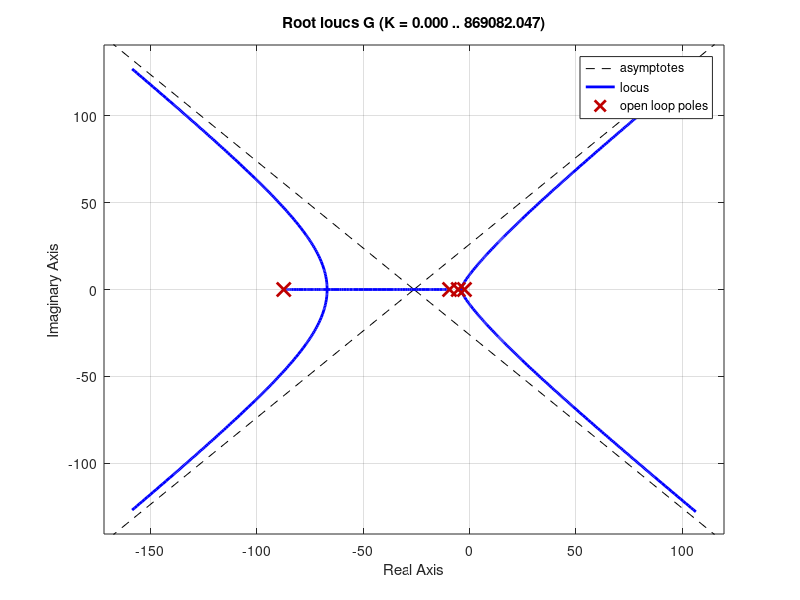
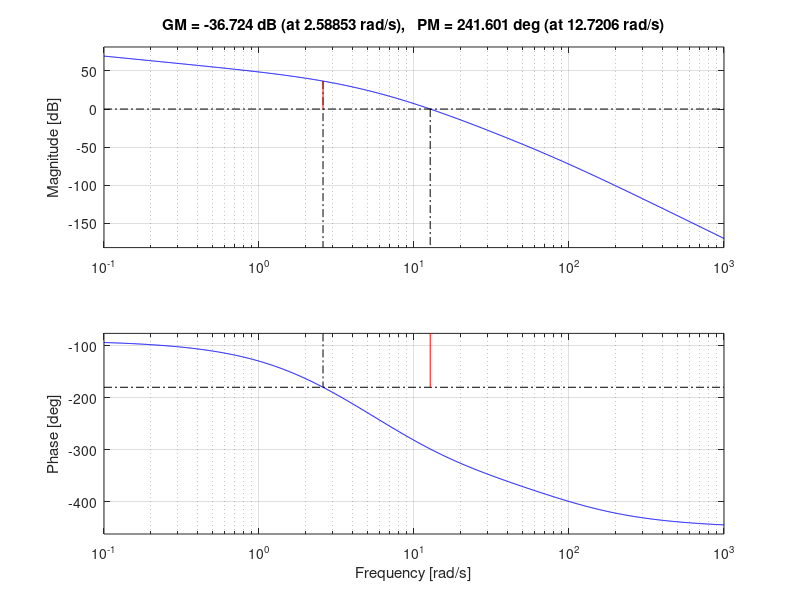
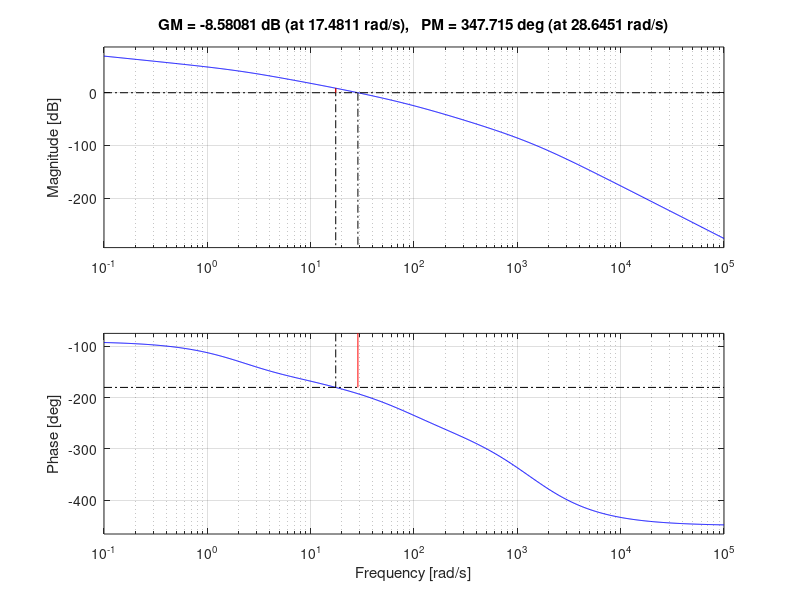
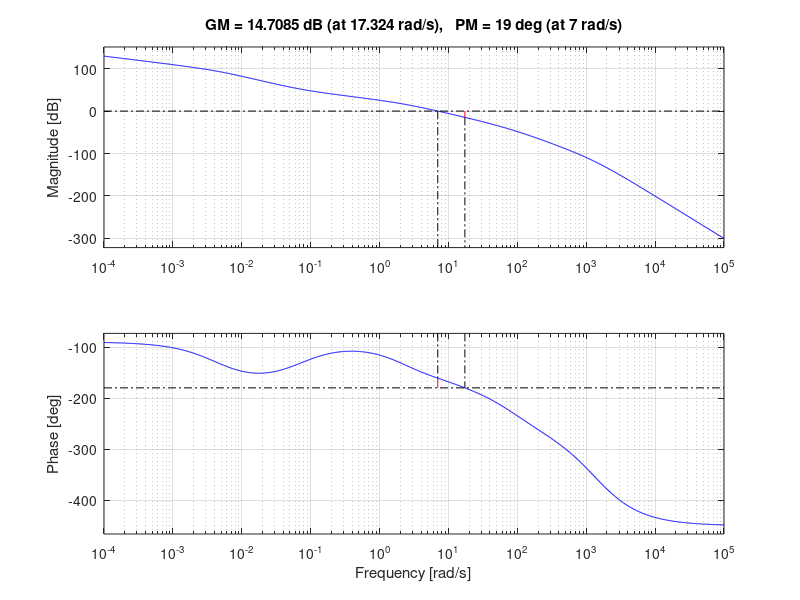

Write the MATLAB code that produced these figures, in order.
clear; close all; clc; 

%FUNZIONI

function RR = praticoRR(Ge_RR,wc_RR)

s = tf('s');

[m_RR,~] = bode(Ge_RR,wc_RR);

alpha_RR = 10^(-log10(m_RR));

tau_RR = 10/(wc_RR*alpha_RR);

RR = (1+alpha_RR*tau_RR*s)/(1+tau_RR*s);

end


function RR = progettaRR(G,wc,Mf)

s = tf('s');

[m,f] = bode(G,wc);

M = 10^(-log10(m));
phi = -180+Mf-f;

if (M>1 || phi>0 || phi<-90 || cosd(phi)<M)
disp('errore nel tuning della rete ritardatrice'); return;
end

tau = (cosd(phi)-(1/M))/(wc*sind(phi));
alpha = (M-cosd(phi))/(wc*sind(phi)*tau);

RR = (1+alpha*tau*s)/(1+tau*s);

end

function RA = progettaRA(G,wc,Mf)

s = tf('s');

[m,f] = bode(G,wc);

M = 10^(-log10(m));
 
phi= -180+Mf-f;

if (M<1 || phi<0 || cosd(phi)<1/M)
disp('errore nel tuning della rete anticipatrice'); return;
end

tau = (M-cosd(phi))/(wc*sind(phi));

alpha = (cosd(phi)-(1/M))/(wc*sind(phi)*tau);

RA = (1+tau*s)/(1+alpha*tau*s);

end

% DATI

% SISTEMA MECCANICO

r1 = 0.45 * 10^-2;          % raggio interno puleggia (metri)
r2 = 4.5 * 10^-2;           % raggio esterno puleggia (metri)
J = 2 * 10^-4;              % inerzia (kg*m^2)
m = 10 * 10^-3;             % massa (kilogrammi)
beta = 1.6;                 % coefficiente smorzatore (N * s / m)
g = 9.81;                   % accelerazione di gravità (m / s^2)

% SISTEMA DI RISCALDAMENTO

l = 15 * 10^-2;             % lunghezza filo (metri)
d = 0.2 * 10^-3;            % diametro filo (metri)
Cth = 25.1 * 10^-3;         % capacità termica (J/K)
Re = 4.8;                   % resistenza elettrica (ohm)
Le = 55 * 10^-3;            % induttanza (H)
    
    % Cella di Peltier
    Rth = 16.7;             % resistenza termica (ohm)
    Tp = 15+273.15;                % temperatura cella (gradi)

    % Convezione con l'ambiente
    h = 6.55;               % coefficiente di convezione (W / (m^2 * K))
    S = pi * d * l;         % superficie cilindrica (m^2)
    Tamb = 24+273.15;              % temperatura ambiente (gradi)

% ATTUATORE SMA

K_max = 3.92 * 10^3;        % (N/m)
Tavg = 70+273.15;                  % (gradi)
Tdiff = 20;                 % (gradi)
dl_max = 0.6 * 10^-2;       % deformazione filo, 96% di l (metri)
c = 6.2;                    % costante

z_star = 4.2 * 10^-2;       % quota desiderata (metri)






K_star = m*g*r2/(r1*(dl_max-r1*z_star/r2));
x2_e = Tavg+Tdiff*log(K_star/(K_max-K_star))/c;
x1_e = sqrt((h*S*(x2_e-Tamb)+((x2_e-Tp)/Rth))/Re);

K_x2_e = K_max*(1-(1/(1+exp(c*(x2_e-Tavg)/Tdiff))));


derivata_parziale_K = (c*K_max/Tdiff)*(exp(c*(x2_e-Tavg)/Tdiff)/(1+exp(c*(x2_e-Tavg)/Tdiff))^2);


A_1_1 = -Re/Le;
A_2_1 = 2*Re*x1_e/Cth;
A_2_2 = -(h*S+1/Rth)/Cth;
A_4_2 = (r1*(dl_max-(r1*z_star/r2))/(r2*(m+J/r2^2)))*derivata_parziale_K;
A_4_3 = -r1^2*K_x2_e/(r2^2*(m+J/r2^2));
A_4_4 = -beta/(m+J/r2^2);

A = [A_1_1  0   0   0  ;
     A_2_1 A_2_2  0   0  ;
      0   0   0   1  ;
      0  A_4_2 A_4_3 A_4_4];

B = [1/Le;
      0  ;
      0  ;
      0  ];

C = [0 0 1 0];

D = 0;

sistema = ss(A,B,C,D);

G = tf(sistema);

figure;
rlocus(G);

s = tf('s');

%mettiamo il polo nell'origine e il guadagno per attenuare di 3000 volte in 0.1

[m_G_01,f_G_01] = bode(G/s,0.1);

guadagno_s = 3000/m_G_01;

R = guadagno_s/s;

Ge = G * R;

[m_Ge_01,f_Ge_01] = bode(Ge,0.1);

%in questo modo abbiamo ampiezza di 3000 alla pulsazione 0.1

%progettiamo il regolatore Rd

[m_Ge_30,f_Ge_30] = bode(Ge,30);

%per attenuare di 100 volte il disturbo a 30 r/s dobbiamo ottenere m_Ge_30 = 0.01

%progettiamo una rete ritardatrice che ci dia wc minore per cercare di ottenerlo
figure;
margin(Ge);

Ra_1 = progettaRA(Ge,17,-68);
L1 = Ge * Ra_1^2;
figure;
margin(L1);



Rd_1 = progettaRR(L1,7,19);
L2 = L1 * Rd_1;
figure;
margin(L2);